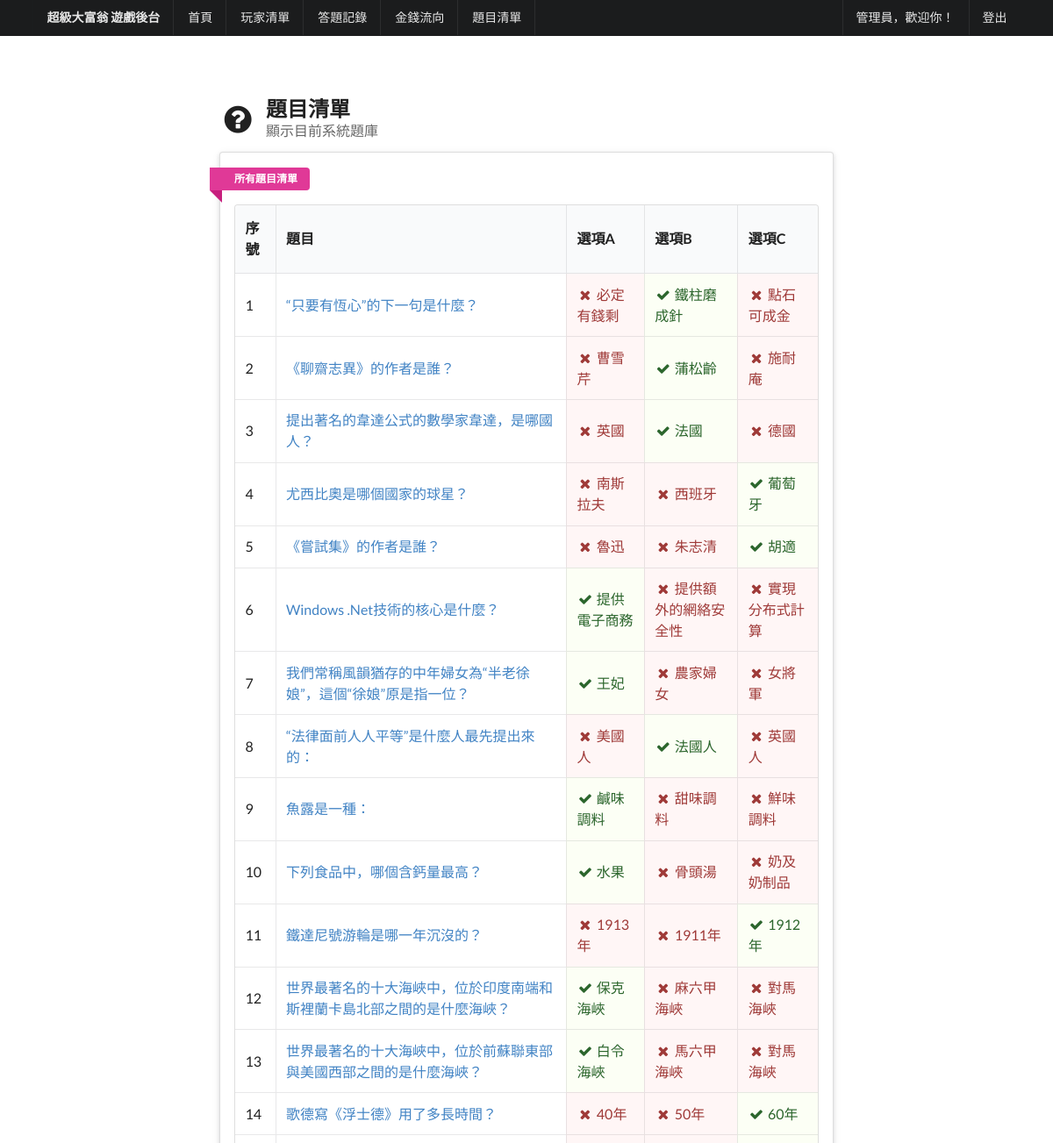
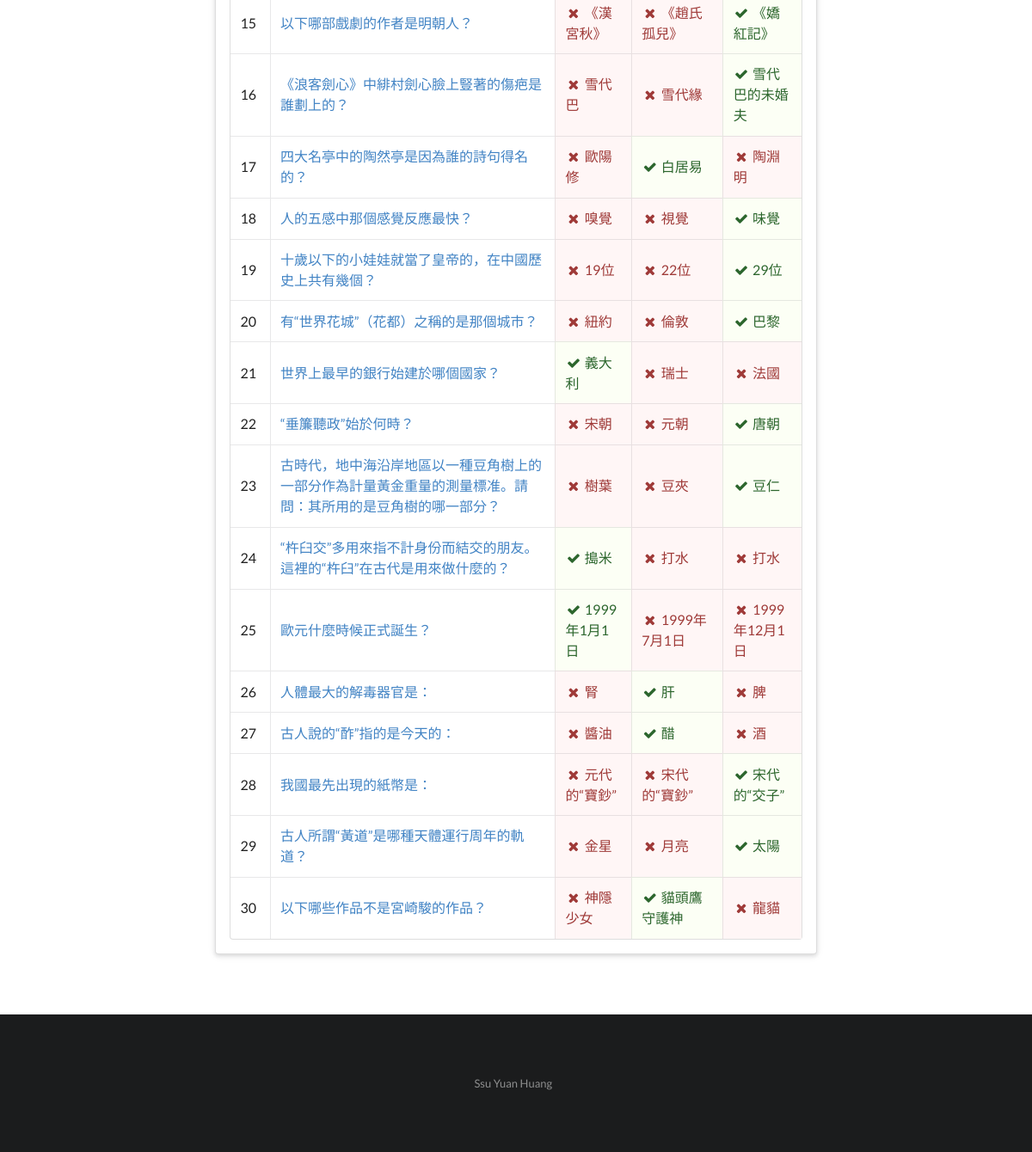
The app's page /QuizAdmin/questionlist.php (signed in) with its own data (2 pictures, top to bottom).
### tables this page shows
CREATE TABLE IF NOT EXISTS `question` (
  `qus_id` int(11) NOT NULL AUTO_INCREMENT,
  `qus_subject` varchar(300) NOT NULL,
  `qus_ansA` varchar(100) NOT NULL,
  `qus_ansB` varchar(100) NOT NULL,
  `qus_ansC` varchar(100) NOT NULL,
  `qus_bestAns` varchar(100) NOT NULL,
  PRIMARY KEY (`qus_id`),
  UNIQUE KEY `qus_subject` (`qus_subject`)
);

### QuizAdmin/questionlist.php (the view, shortened to what this page needs)
<?php include_once("php/connection.php");
include("php/header.php");
if(isset($_GET['id'])){
    $result = $conn->query("SELECT * FROM question Where qus_id='".$_GET['id']."'");
    $rscount=$result->num_rows;
  }else{
    $result = $conn->query("SELECT * FROM question");
}
include_once("php/menu.php");
 ?>
  <div class="ui main text container">
    <h2 class="ui header">
      <i class="help circle icon"></i>
      <div class="content">題目清單<div class="sub header">顯示目前系統題庫</div></div>
    </h2>
    <div class="ui raised segment">
    <a class="ui pink ribbon label">所有題目清單</a>
    <table class="ui celled table">
  <thead>
    <tr>
    <th>序號</th>
    <th>題目</th>
    <th>選項A</th>
    <th>選項B</th>
    <th>選項C</th>
  </tr></thead>
  <tbody>
  <?php while($rs = $result->fetch_array(MYSQLI_ASSOC)) { ?>
    <tr>
      <td>
        <?php echo $rs["qus_id"]; ?>
      </td>
      <td>
        <a href="answerlist.php?qus_id=<?php echo $rs["qus_id"]; ?>"><?php echo $rs["qus_subject"]; ?></a>
      </td>
      <td <?php if($rs["qus_bestAns"] == $rs["qus_ansA"]){
              echo "class='positive'";
            }else{
              echo "class='negative'";
            } ?> ><?php
            if($rs["qus_bestAns"] == $rs["qus_ansA"]){
              echo "<i class='icon checkmark'></i>";
            }else{
              echo "<i class='icon close'></i>";
            }
             echo $rs["qus_ansA"]; ?>
      </td>
      <td <?php if($rs["qus_bestAns"] == $rs["qus_ansB"]){
              echo "class='positive'";
            }else{
              echo "class='negative'";
            } ?>>
        <?php if($rs["qus_bestAns"] == $rs["qus_ansB"]){
              echo "<i class='icon checkmark'></i>";
            }else{
              echo "<i class='icon close'></i>";
            }
         echo $rs["qus_ansB"]; ?>
      </td>
      <td <?php if($rs["qus_bestAns"] == $rs["qus_ansC"]){
              echo "class='positive'";
            }else{
              echo "class='negative'";
            } ?>>
        <?php if($rs["qus_bestAns"] == $rs["qus_ansC"]){
              echo "<i class='icon checkmark'></i>";
            }else{
              echo "<i class='icon close'></i>";
            }
            echo $rs["qus_ansC"]; ?>
      </td>
    </tr>
    <?php
        } ?>
  </tbody>
</table>
    </div>
    </div>
<?php
include_once("php/footer.php");
$conn->close(); ?>

### QuizAdmin/php/header.php (style rules this page uses)
body { background-color: #FFFFFF; }
.main.container { margin-top: 7em; }

### records on screen
question: qus_id "1", qus_subject "“只要有恆心”的下一句是什麼？", qus_ansA "必定有錢剩", qus_ansB "鐵柱磨成針", qus_ansC "點石可成金"
question: qus_id "2", qus_subject "《聊齋志異》的作者是誰？", qus_ansA "曹雪芹", qus_ansB "蒲松齡", qus_ansC "施耐庵"
question: qus_id "3", qus_subject "提出著名的韋達公式的數學家韋達，是哪國人？", qus_ansA "英國", qus_ansB "法國", qus_ansC "德國"
question: qus_id "4", qus_subject "尤西比奧是哪個國家的球星？", qus_ansA "南斯拉夫", qus_ansB "西班牙", qus_ansC "葡萄牙"
question: qus_id "5", qus_subject "《嘗試集》的作者是誰？", qus_ansA "魯迅", qus_ansB "朱志清", qus_ansC "胡適"
question: qus_id "6", qus_subject "Windows .Net技術的核心是什麼？", qus_ansA "提供電子商務", qus_ansB "提供額外的網絡安全性", qus_ansC "實現分布式計算"
question: qus_id "7", qus_subject "我們常稱風韻猶存的中年婦女為“半老徐娘”，這個“徐娘”原是指一位？", qus_ansA "王妃", qus_ansB "農家婦女", qus_ansC "女將軍"
question: qus_id "8", qus_subject "“法律面前人人平等”是什麼人最先提出來的：", qus_ansA "美國人", qus_ansB "法國人", qus_ansC "英國人"
question: qus_id "9", qus_subject "魚露是一種：", qus_ansA "鹹味調料", qus_ansB "甜味調料", qus_ansC "鮮味調料"
question: qus_id "10", qus_subject "下列食品中，哪個含鈣量最高？", qus_ansA "水果", qus_ansB "骨頭湯", qus_ansC "奶及奶制品"
question: qus_id "11", qus_subject "鐵達尼號游輪是哪一年沉沒的？", qus_ansA "1913年", qus_ansB "1911年", qus_ansC "1912年"
question: qus_id "12", qus_subject "世界最著名的十大海峽中，位於印度南端和斯裡蘭卡島北部之間的是什麼海峽？", qus_ansA "保克海峽", qus_ansB "麻六甲海峽", qus_ansC "對馬海峽"
question: qus_id "13", qus_subject "世界最著名的十大海峽中，位於前蘇聯東部與美國西部之間的是什麼海峽？", qus_ansA "白令海峽", qus_ansB "馬六甲海峽", qus_ansC "對馬海峽"
question: qus_id "14", qus_subject "歌德寫《浮士德》用了多長時間？", qus_ansA "40年", qus_ansB "50年", qus_ansC "60年"
question: qus_id "15", qus_subject "以下哪部戲劇的作者是明朝人？", qus_ansA "《漢宮秋》", qus_ansB "《趙氏孤兒》", qus_ansC "《嬌紅記》"
question: qus_id "16", qus_subject "《浪客劍心》中緋村劍心臉上豎著的傷疤是誰劃上的？", qus_ansA "雪代巴", qus_ansB "雪代緣", qus_ansC "雪代巴的未婚夫"
question: qus_id "17", qus_subject "四大名亭中的陶然亭是因為誰的詩句得名的？", qus_ansA "歐陽修", qus_ansB "白居易", qus_ansC "陶淵明"
question: qus_id "18", qus_subject "人的五感中那個感覺反應最快？", qus_ansA "嗅覺", qus_ansB "視覺", qus_ansC "味覺"
question: qus_id "19", qus_subject "十歲以下的小娃娃就當了皇帝的，在中國歷史上共有幾個？", qus_ansA "19位", qus_ansB "22位", qus_ansC "29位"
question: qus_id "20", qus_subject "有“世界花城”（花都）之稱的是那個城市？", qus_ansA "紐約", qus_ansB "倫敦", qus_ansC "巴黎"
question: qus_id "21", qus_subject "世界上最早的銀行始建於哪個國家？", qus_ansA "義大利", qus_ansB "瑞士", qus_ansC "法國"
question: qus_id "22", qus_subject "“垂簾聽政”始於何時？", qus_ansA "宋朝", qus_ansB "元朝", qus_ansC "唐朝"
question: qus_id "23", qus_subject "古時代，地中海沿岸地區以一種豆角樹上的一部分作為計量黃金重量的測量標准。請問：其所用的是豆角樹的哪一部分？", qus_ansA "樹葉", qus_ansB "豆夾", qus_ansC "豆仁"
question: qus_id "24", qus_subject "“杵臼交”多用來指不計身份而結交的朋友。這裡的“杵臼”在古代是用來做什麼的？", qus_ansA "搗米", qus_ansB "打水", qus_ansC "打水"
question: qus_id "25", qus_subject "歐元什麼時候正式誕生？", qus_ansA "1999年1月1日", qus_ansB "1999年7月1日", qus_ansC "1999年12月1日"
question: qus_id "26", qus_subject "人體最大的解毒器官是：", qus_ansA "腎", qus_ansB "肝", qus_ansC "脾"
question: qus_id "27", qus_subject "古人說的“酢”指的是今天的：", qus_ansA "醬油", qus_ansB "醋", qus_ansC "酒"
question: qus_id "28", qus_subject "我國最先出現的紙幣是：", qus_ansA "元代的“寶鈔”", qus_ansB "宋代的“寶鈔”", qus_ansC "宋代的“交子”"
question: qus_id "29", qus_subject "古人所謂“黃道”是哪種天體運行周年的軌道？", qus_ansA "金星", qus_ansB "月亮", qus_ansC "太陽"
question: qus_id "30", qus_subject "以下哪些作品不是宮崎駿的作品？", qus_ansA "神隱少女", qus_ansB "貓頭鷹守護神", qus_ansC "龍貓"

### other values on screen
$_SESSION['nickname'] "管理員"
